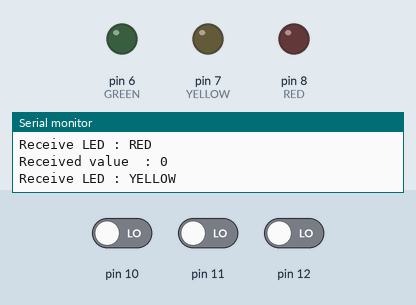
Recording of a sketch running on a simulated Arduino Uno, built with avr-gcc and run on an emulated ATmega328P. Parts: output pins drawn as LEDs (lit = HIGH), the last lines printed to the serial monitor. Dashed ring = blinking. Inputs (shaded band) come from the test bench; at power-on: pin 11 LOW, pin 10 LOW, pin 12 LOW.

Above: at 1.2 s.
1.3 s: pin 11 driven HIGH
At 3.17 s:
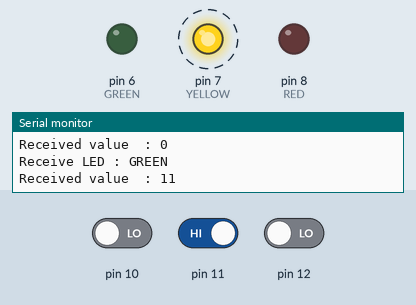
4.3 s: pin 10 driven HIGH
At 4.94 s:
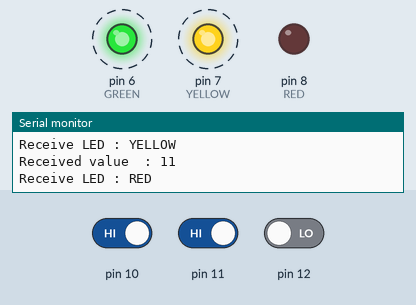
7.3 s: pin 12 driven HIGH
At 10.1 s:
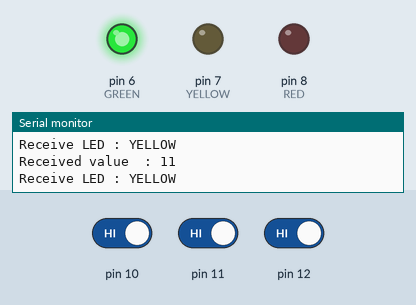
10.3 s: pin 11 driven LOW
At 11.0 s:
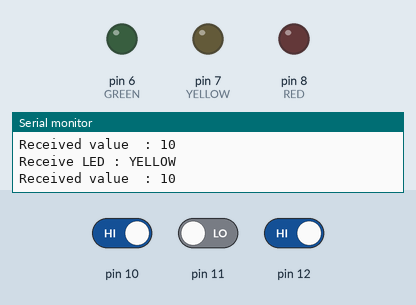
11.9 s: pin 10 driven LOW and pin 12 driven LOW
14.9 s: pin 11 driven HIGH and pin 12 driven HIGH
At 15.24 s:
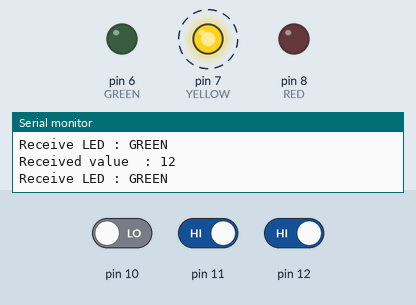
Timing chart, 0 to 18.9 s (numbered marks = the images above; inputs shaded):
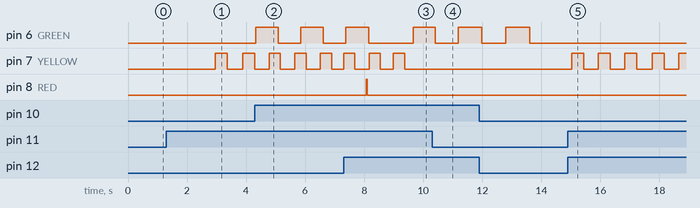

Measured:
- after the input at 1.3 s, pin 7 (YELLOW): alternates HIGH for 0.40 s and LOW for 0.53 s, starting after 1.7 s
- after the input at 4.3 s, pin 6 (GREEN): alternates HIGH for 0.76 s and LOW for 0.77 s, starting at once
- after the input at 7.3 s, pin 7 (YELLOW): alternates HIGH for 0.38 s and LOW for 0.47 s, starting at once; pin 8 (RED): LOW → HIGH after 0.77 s, → LOW 0.04 s later
- after the input at 10.3 s, pin 7 (YELLOW): stops changing and stays LOW
- after the input at 14.9 s, pin 7 (YELLOW): alternates HIGH for 0.40 s and LOW for 0.50 s, starting after 0.13 s

The sketch:

assigment8.ino
```cpp
#include <Arduino_FreeRTOS.h>
#include "queue.h"

#define RED     8
#define YELLOW  7
#define GREEN   6

#define SW1     12
#define SW2     11
#define SW3     10

#define debounce 50

QueueHandle_t Blinkled;

void setup()
{
  Serial.begin(9600);
  Blinkled =  xQueueCreate(10, sizeof(int32_t));

  xTaskCreate(vSenderTask, "Sender Task", 100, SW1, 1, NULL);
  xTaskCreate(vSenderTask, "Sender Task", 100, SW2, 1, NULL);
  xTaskCreate(vSenderTask, "Sender Task", 100, SW3, 1, NULL);

  xTaskCreate(vReceiverTask, "Receiver Task ", 100, RED, 1, NULL);
  xTaskCreate(vReceiverTask, "Receiver Task", 100, YELLOW, 1, NULL);
  xTaskCreate(vReceiverTask, "Receiver Task", 100, GREEN, 1, NULL);
}


void vSenderTask(int *pvParameters) {
  long previousPress = 0;
  BaseType_t qStatus;
  int32_t valueToSend = 0;
  int SW = pvParameters;
  const TickType_t xTicksToWait = pdMS_TO_TICKS(100);

  pinMode(SW, INPUT);

  while (1) {
    if (digitalRead(SW) == HIGH && millis - previousPress >= debounce) {
      previousPress = millis();
      valueToSend = SW;//passes switch pin to valueToSend
      Serial.print("send Value  : ");
      Serial.println(valueToSend);
    }
    else
      valueToSend = 0;
    if (valueToSend != 0) {
      qStatus = xQueueSend(Blinkled, &valueToSend, xTicksToWait); //added SW to queue if cant,will wait 100ms
      vTaskDelay(50);
    }
  }
}
void vReceiverTask(void *pvParameters) {
  BaseType_t qStatus;
  int32_t valueReceived;
  int LED = (int32_t)pvParameters;
  const TickType_t xTicksToWait = pdMS_TO_TICKS(100);
  int Cred = 0;
  long RTime = 0;

  bool R_state = false;
  bool Y_state = false;
  bool G_state = false;

  pinMode(RED, OUTPUT);
  pinMode(YELLOW, OUTPUT);
  pinMode(GREEN, OUTPUT);

  while (1) {
    qStatus = xQueueReceive(Blinkled, &valueReceived, xTicksToWait);
    Serial.print("Received value  : ");
    Serial.println(valueReceived);
    Serial.print("Receive LED : ");
    if (LED == 8) {
      Serial.println("RED");
    }
    else if (LED == 7) {
      Serial.println("YELLOW");
    }
    else {
      Serial.println("GREEN");
    }

    if (qStatus == pdPASS) { //received data
      if (valueReceived == 12 && LED == RED) { //if press sw1
        R_state = true;
        RTime = millis();
        Serial.println("RED is set to turnON");
        Cred++;
        digitalWrite(RED, HIGH);
      }
      else if (valueReceived == 11 && LED == YELLOW) {
        Serial.println("bt2 PRESSED");
        Y_state = !(Y_state);
        Serial.print("Y status : ");
        Serial.println(Y_state);
      }
      else if (valueReceived == 10 && LED == GREEN) {
        G_state = true;
        Serial.println("bt3 PRESSED");
        /*Serial.print("Green status : ");
          if (G_state == true)
          Serial.println("on");
          else
          Serial.println("off");*/
        for (int i = 1; i <= 3; i++) {
          digitalWrite(GREEN, HIGH);
          vTaskDelay(50);
          digitalWrite(GREEN, LOW);
          vTaskDelay(50);
        }
      }
    }
    if (R_state != true && LED == YELLOW && G_state != true) {
      if (Y_state == true) {
        digitalWrite(YELLOW, HIGH);
        vTaskDelay(25);
        digitalWrite(YELLOW, LOW);
        vTaskDelay(25);
      }
    }
    if (Cred > 0) {
      Serial.print("press          ");
      Serial.print(Cred);
      Serial.println("           times");
      while (millis - RTime >= Cred * 3000) {
        digitalWrite(RED, LOW);
        Cred = 0;
      }
    }

  }
}
void loop() {
  // put your main code here, to run repeatedly:

}
```
